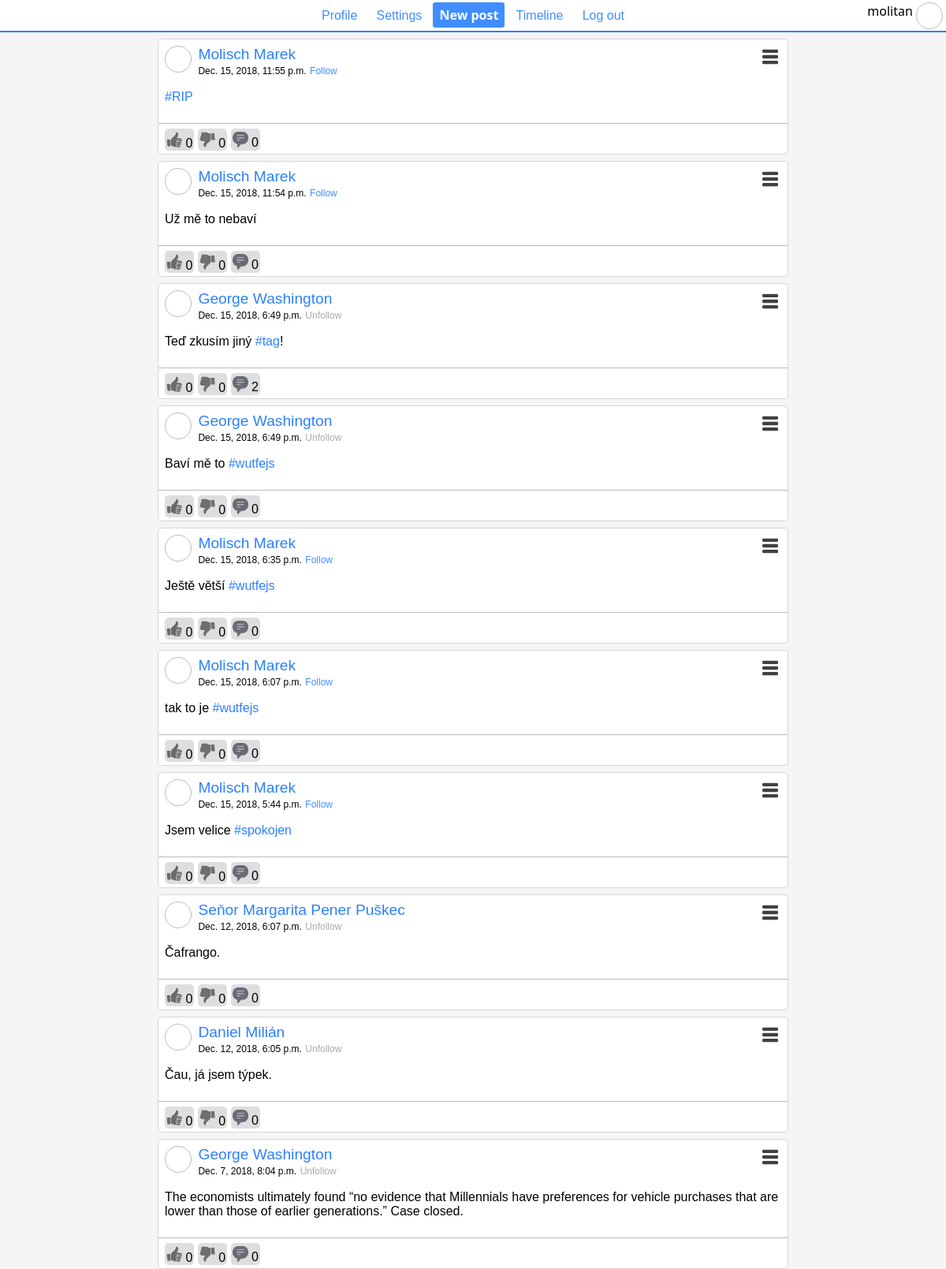
The app's page / (signed in), older data.
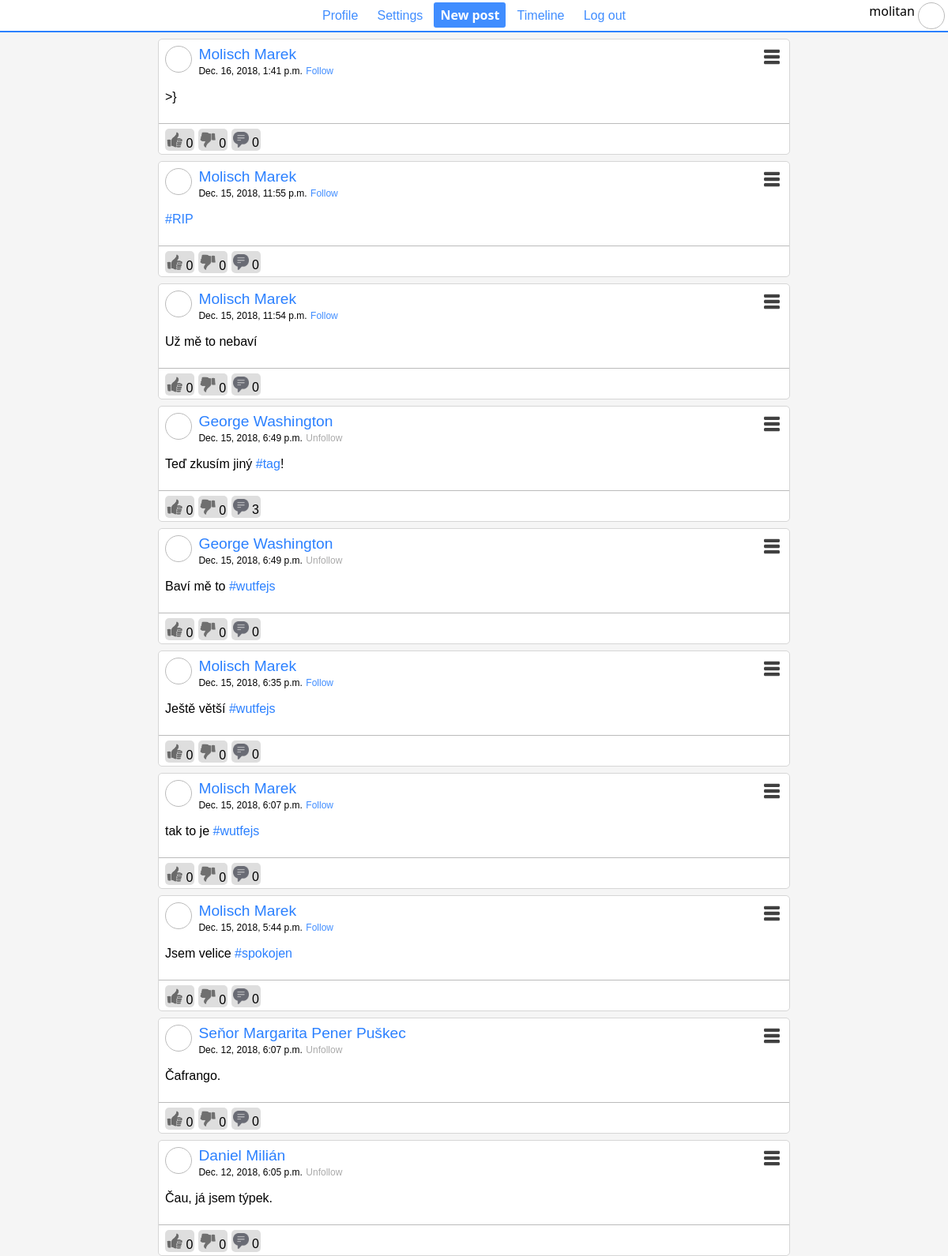
The same page, newer data.
### website/models.py (models this page shows)
class Profile(models.Model):
    user = models.OneToOneField(User, on_delete=models.CASCADE)
    description = models.CharField(max_length=140, default="")

class Post(models.Model):
    main_post = models.ForeignKey('Post', on_delete=models.CASCADE, null=True, blank=True, default=None)
    author = models.ForeignKey(Profile, on_delete=models.CASCADE)
    content = models.CharField(max_length=340)
    date = models.DateTimeField(auto_now=True)
    visibility = models.PositiveSmallIntegerField(default=Visibility.PUBLIC)  # 0: public, 1: friends, 2: myself; TODO: show posts only by visibility attribute.
    def get_thumbs_up(self):
        return len(Reaction.objects.all().filter(post=self, value=0))
    def get_thumbs_down(self):
        return len(Reaction.objects.all().filter(post=self, value=1))
    def get_thumb_value(self, user):
        profile = get_profile_by_user(user)
        if profile is None:
            raise ValueError("User must be user type or profile type.")
        reaction = Reaction.objects.all().filter(post=self, author=profile)[::1]
        return -1 if len(reaction) == 0 else reaction.filter().value
    def get_message_count(self):
        return len(Post.objects.all().filter(main_post=self))

### website/views.py (the view)
# urls.py: path('', views.index),
def index(request):
    if not request.user.is_authenticated:
        context = {
            "is_logged": True if request.user.is_authenticated else False,
        }
        rndr = "website/index.html"
    else:
        context = {
            "posts": Post.objects.select_related("author").order_by("-date")[:10],
            "logged_user": Profile.objects.get(user=request.user) if request.user.is_authenticated else None,
        }
        rndr = "website/timeline.html"
    return render(request, rndr, context)

### website/libs/model_utils.py (called while the page is built)
def get_profile_by_user(user):
    from website.models import Profile
    if isinstance(user, Profile):
        return user
    try:
        return Profile.objects.get(user=user)
    except ObjectDoesNotExist:
        return None

def is_user_followed_by(user, follower):
    from website.models import Follow
    user = get_profile_by_user(user)
    follower = get_profile_by_user(follower)
    try:
        Follow.objects.get(follower=follower, following=user)
        return True
    except ObjectDoesNotExist:
        return False
    pass

### website/templatetags/timeline.py (called while the page is built)
@register.filter(name="add_tags")
def post_with_tags(post):
    post_list = []
    tags = get_tags(post)
    not_tags = list(map(lambda part: escape(part), split(post)))
    for i, tag in enumerate(tags):
        post_list.append(not_tags[i])
        post_list.append('<a href="/tag/{}">'.format(tag) + '#' + tag + '</a>')
    post_list.append(not_tags[-1])
    return "".join(post_list)

@register.filter(name="thumb_value")
def get_thumb_value(value, user):
    user = get_profile_by_user(user)
    return value.get_thumb_value(user.user)

@register.filter(name="followed_by")
def is_followed_by(user1, user2):
    return is_user_followed_by(user1, user2)

### website/templates/website/timeline.html (shortened to what this page needs)
{% extends 'website/social.html' %}
{% load static %}
{% load timeline %}
{% block content %}
    {% for post in posts %}
        <div class="post" id="post_{{post.id}}" postid={{ post.id }}>
            <div class="content">
                <div class="profile_picture"></div>
                <div class="info">
                    <a class="whole_name"
                       href="/profile/{{ post.author.user.username }}">{{ post.author.user.get_full_name }}</a><br/>
                    <a class="date">{{ post.date }}</a>
                    {% if post.author|followed_by:logged_user == False %}
                        <a class="date_button blue" name="flw_{{ post.author.user.username }}"
                           onclick="sendFollow('{{ post.author.user.username }}', 0);">Follow</a>
                    {% else %}
                        <a class="date_button gray" name="flw_{{ post.author.user.username }}"
                           onclick="sendFollow('{{ post.author.user.username }}', 1);">Unfollow</a>
                    {% endif %}
                </div>
                <div class="menu"><img src="{% static "images/menu.png" %}" width="20"></div>
                {% autoescape off %}
                    <p>{{ post.content|add_tags }}</p>
                {% endautoescape %}
            </div>
            <div class="messages">
                {% if post|thumb_value:logged_user == 0 %}
                    <div class="button g_used" onclick="sendThumb({{ post.id }}, -1);"><img
                            src="{% static "images/thumb_up.png" %}" width="20"> {{ post.get_thumbs_up }}
                    </div>
                {% else %}
                    <div class="button" onclick="sendThumb({{ post.id }}, 0);"><img
                            src="{% static "images/thumb_up_n.png" %}" width="20"> {{ post.get_thumbs_up }}
                    </div>
                {% endif %}
                {% if post|thumb_value:logged_user == 1 %}
                    <div class="button r_used" onclick="sendThumb({{ post.id }}, -1);"><img
                            src="{% static "images/thumb_down.png" %}"
                            width="20"> {{ post.get_thumbs_down }}</div>
                {% else %}
                    <div class="button" onclick="sendThumb({{ post.id }}, 1);"><img
                            src="{% static "images/thumb_down_n.png" %}"
                            width="20"> {{ post.get_thumbs_down }}</div>
                {% endif %}
                <div class="button" onclick="commentOnPost({{ post.id }})" ><img src="{% static "images/messages.png" %}"
                                         width="20"> {{ post.get_message_count }}</div>
            </div >
        </div>
    {% endfor %}
{% endblock %}

### website/templates/website/social.html (shortened to what this page needs)
{% load static %}
<!DOCTYPE html>
<html>
<head>
    <link rel="stylesheet" href="{% static "website/main.css" %}"/>
</head>
<body>
<div id="siteheader">
    <div id="content">
        <button href="/profile/{{ logged_user.user.username }}">Profile</button>
        <button href="#">Settings</button>
        <button class="special" onclick="displayPostForm()">New post</button>
        <button href="/">Timeline</button>
        <button href="/logout">Log out</button>
        <div class="absolute right" style="display:inline-block;">
            {{ logged_user.user.username }}
            <div class="profile_picture"></div>
        </div>
    </div>
</div>
<div class="container">
    <div class="content">
        {% block content %}
        {% endblock %}
    </div>
</div>
</body>
</html>

### website/static/website/main.css (style rules this page uses)
body { background-color: rgb(245, 245, 245); font-family: Helvetica, Arial, sans-serif; padding: 0; margin: 0; }
.content p a { text-decoration: none; color: #2b80ff; }
#siteheader { background-color: white; display: flex; margin: 0 auto; padding: .2em; justify-content: center; font-family: 'Segoe UI', Tahoma, Geneva, Verdana, sans-serif; border-bottom: 2px solid #2b80ff; }
#siteheader #content { width: 100%; text-align: center; }
#siteheader button { padding: 0 .5em; text-align: center; font-size: 16px; margin: 0 2px; height: 2em; line-height: 2em; color: #408dff; text-decoration: none; border: 0; background-color: transparent; }
#siteheader button.special { border: none; font-weight: bolder; background-color: #408dff; text-align: center; margin: 0; height: 2em; line-height: 2em; color: white; font-family: 'Segoe UI', Tahoma, Geneva, Verdana, sans-serif; text-decoration: none; border-radius: 3px; font-size: 16px; }
.container { margin: 0 auto; max-width: 50em; }
.post .whole_name { text-decoration: none; color: #2b80ff; font-size: 1.2em; }
.post .date { font-size: 12px; }
.post { position: relative; margin-top: 8px; border: 1px solid rgb(214, 214, 214); background-color: white; border-radius: 5px; }
.post .content { padding: .5em; }
.post .info { display: inline-block; }
.profile_picture { width: 32px; height: 32px; border-radius: 32px; border: 1px solid #BBBBBB; display: inline-block; vertical-align: top; margin-right: 4px; }
.post .messages { padding-top: 6px; padding-left: .5em; border-top: 1px solid #BBBBBB; margin: 0 auto; height: 32px; }
.post .button { border-radius: 5px; background-color: rgb(222, 222, 222); display: inline-block; cursor: pointer; padding: 2px; box-sizing: border-box; height: 28px; vertical-align: top; }
.post .button img { margin-top: 2px; }
.post .menu { float: right; cursor: pointer; height: 28px; padding: 4px; box-sizing: border-box; border-radius: 5px; }
.post .date_button { font-size: 12px; cursor: pointer; }
.blue { color: #408dff; }
.gray { color: #aaaaaa; }
.absolute { position: absolute; }
.absolute.right { right: 0px; }

Row changes from the older to the newer data that the page shows:
no longer on this page (row unchanged): Post: author.user.get_full_name "George Washington", date "Dec. 7, 2018, 8:04 p.m.", content|add_tags "The economists ultimately found “no evidence that Millennials have preferences for vehicle purchases that are lower than those of earlier generations.” Case closed.", get_thumbs_up "0", get_thumbs_down "0", get_message_count "0"
added Post: author.user.get_full_name "Molisch Marek", date "Dec. 16, 2018, 1:41 p.m.", content|add_tags ">}", get_thumbs_up "0", get_thumbs_down "0", get_message_count "0"
computed for Post "Teď zkusím jiný #tag !": get_message_count "2" → "3"
